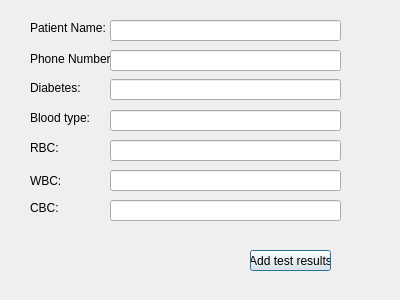
<?xml version="1.0" encoding="UTF-8"?>
<ui version="4.0">
 <class>NurseWindow</class>
 <widget class="QDialog" name="NurseWindow">
  <property name="geometry">
   <rect>
    <x>0</x>
    <y>0</y>
    <width>400</width>
    <height>300</height>
   </rect>
  </property>
  <property name="windowTitle">
   <string>Dialog</string>
  </property>
  <widget class="QPushButton" name="pushButton_addResults">
   <property name="geometry">
    <rect>
     <x>250</x>
     <y>250</y>
     <width>81</width>
     <height>21</height>
    </rect>
   </property>
   <property name="text">
    <string>Add test results</string>
   </property>
  </widget>
  <widget class="QLabel" name="label_diabetes">
   <property name="geometry">
    <rect>
     <x>30</x>
     <y>80</y>
     <width>71</width>
     <height>16</height>
    </rect>
   </property>
   <property name="text">
    <string>Diabetes:</string>
   </property>
  </widget>
  <widget class="QLabel" name="label_bloodType">
   <property name="geometry">
    <rect>
     <x>30</x>
     <y>110</y>
     <width>71</width>
     <height>16</height>
    </rect>
   </property>
   <property name="text">
    <string>Blood type:</string>
   </property>
  </widget>
  <widget class="QLabel" name="label_rbc">
   <property name="geometry">
    <rect>
     <x>30</x>
     <y>140</y>
     <width>71</width>
     <height>16</height>
    </rect>
   </property>
   <property name="text">
    <string>RBC:</string>
   </property>
  </widget>
  <widget class="QLabel" name="label_wbc">
   <property name="geometry">
    <rect>
     <x>30</x>
     <y>170</y>
     <width>81</width>
     <height>21</height>
    </rect>
   </property>
   <property name="text">
    <string>WBC:</string>
   </property>
  </widget>
  <widget class="QLabel" name="label_cbc">
   <property name="geometry">
    <rect>
     <x>30</x>
     <y>200</y>
     <width>51</width>
     <height>16</height>
    </rect>
   </property>
   <property name="text">
    <string>CBC:</string>
   </property>
  </widget>
  <widget class="QLineEdit" name="lineEdit_diabetes">
   <property name="geometry">
    <rect>
     <x>110</x>
     <y>79</y>
     <width>231</width>
     <height>21</height>
    </rect>
   </property>
  </widget>
  <widget class="QLineEdit" name="lineEdit_bloodType">
   <property name="geometry">
    <rect>
     <x>110</x>
     <y>110</y>
     <width>231</width>
     <height>21</height>
    </rect>
   </property>
  </widget>
  <widget class="QLineEdit" name="lineEdit_rbc">
   <property name="geometry">
    <rect>
     <x>110</x>
     <y>140</y>
     <width>231</width>
     <height>21</height>
    </rect>
   </property>
  </widget>
  <widget class="QLineEdit" name="lineEdit_wbc">
   <property name="geometry">
    <rect>
     <x>110</x>
     <y>170</y>
     <width>231</width>
     <height>21</height>
    </rect>
   </property>
  </widget>
  <widget class="QLineEdit" name="lineEdit_cbc">
   <property name="geometry">
    <rect>
     <x>110</x>
     <y>200</y>
     <width>231</width>
     <height>21</height>
    </rect>
   </property>
  </widget>
  <widget class="QLabel" name="label_patientNumber">
   <property name="geometry">
    <rect>
     <x>30</x>
     <y>51</y>
     <width>91</width>
     <height>16</height>
    </rect>
   </property>
   <property name="text">
    <string>Phone Number: </string>
   </property>
  </widget>
  <widget class="QLineEdit" name="lineEdit_patientName">
   <property name="geometry">
    <rect>
     <x>110</x>
     <y>20</y>
     <width>231</width>
     <height>21</height>
    </rect>
   </property>
  </widget>
  <widget class="QLineEdit" name="lineEdit_patientNumber">
   <property name="geometry">
    <rect>
     <x>110</x>
     <y>50</y>
     <width>231</width>
     <height>21</height>
    </rect>
   </property>
  </widget>
  <widget class="QLabel" name="label">
   <property name="geometry">
    <rect>
     <x>30</x>
     <y>20</y>
     <width>91</width>
     <height>16</height>
    </rect>
   </property>
   <property name="text">
    <string>Patient Name: </string>
   </property>
  </widget>
 </widget>
 <resources/>
 <connections/>
</ui>
